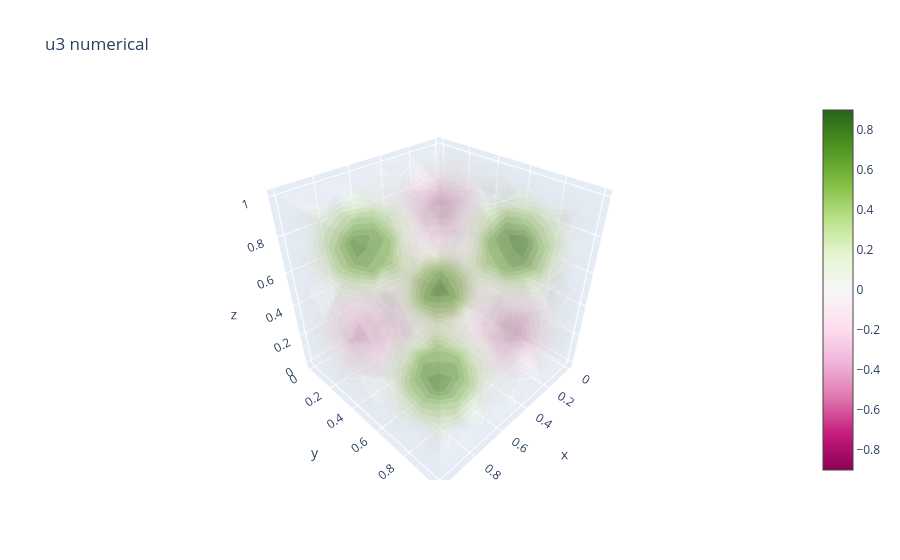

Notebook cell for this chart:
### Code cell
u3 = np.linalg.solve(A3, b3)
u3_full=np.zeros((N+2,M+2,L+2))
u3_full[1:N+1,1:M+1,1:L+1] = u3.reshape(M,N,L)
fig3 = go.Figure(data=go.Volume(
    x=Xf.flatten(),
    y=Yf.flatten(),
    z=Zf.flatten(),
    value=u3_full.flatten(),
    isomin=-0.9,
    isomax=0.9,
    opacity=0.1, # needs to be small to see through all surfaces
    surface_count=21, # needs to be a large number for good volume rendering
    ))
fig3.update_layout(title='u3 numerical')
fig3.show()

### Figure 1 — Plotly figure (JSON) as saved in the notebook; plotly's stock layout.template omitted (floating-point values rounded to 4 significant figures; data arrays with more than 128 entries replaced by an {"elided": "..."} marker saying what was removed)
{"data": [{"isomax": 0.9, "isomin": -0.9, "opacity": 0.1, "surface": {"count": 21}, "type": "volume", "value": {"elided": "1000 float values"}, "x": {"elided": "1000 float values"}, "y": {"elided": "1000 float values"}, "z": {"elided": "1000 float values"}}], "layout": {"title": {"text": "u3 numerical"}}}
